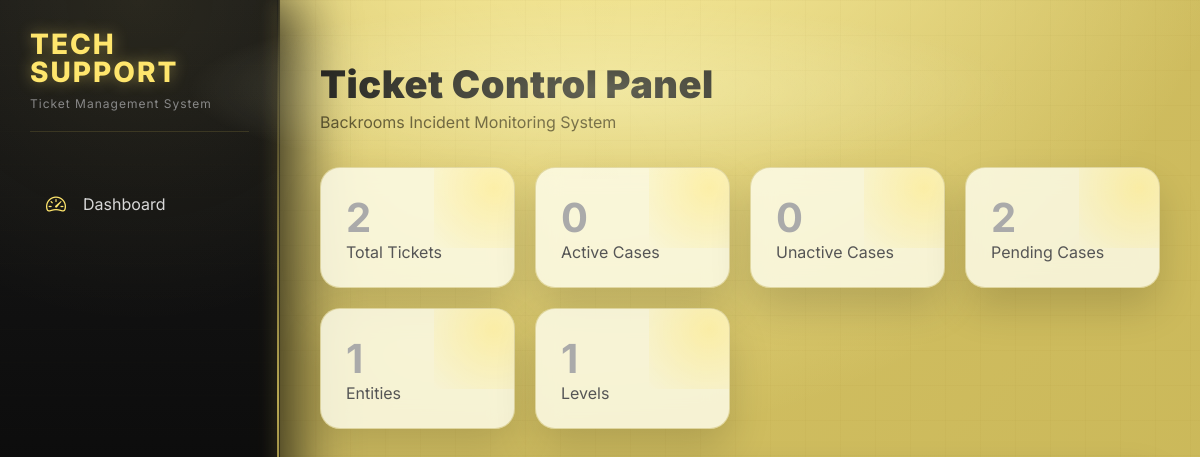
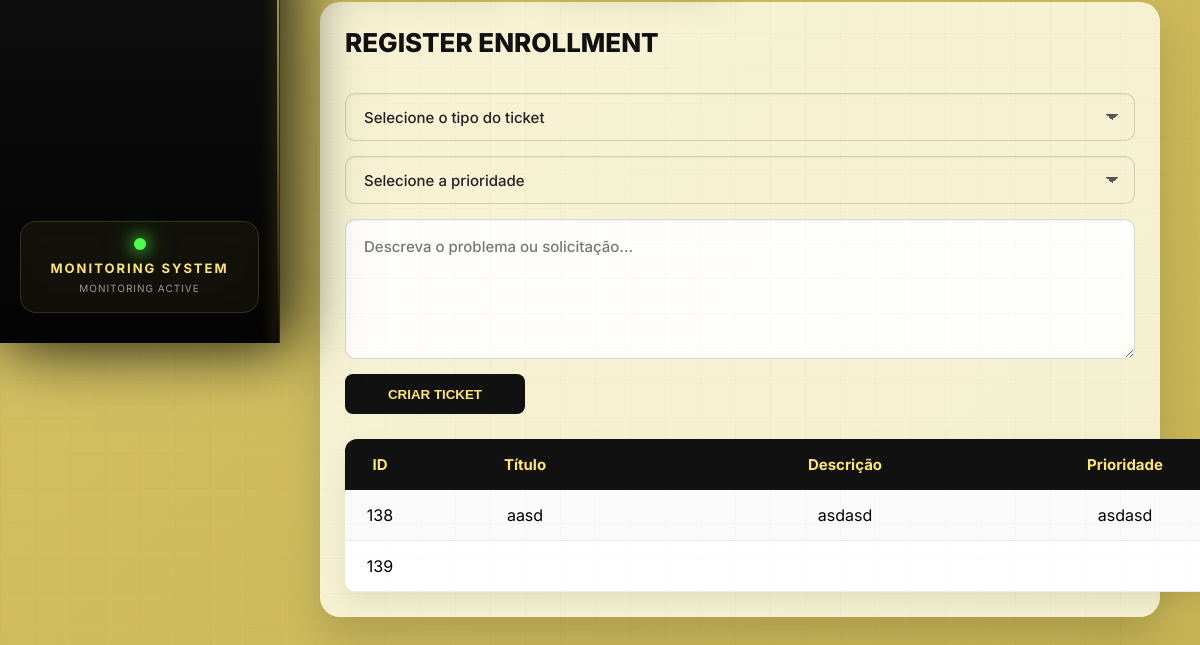
The app's page /ticketing/ (signed in), older data (2 pictures, top to bottom).
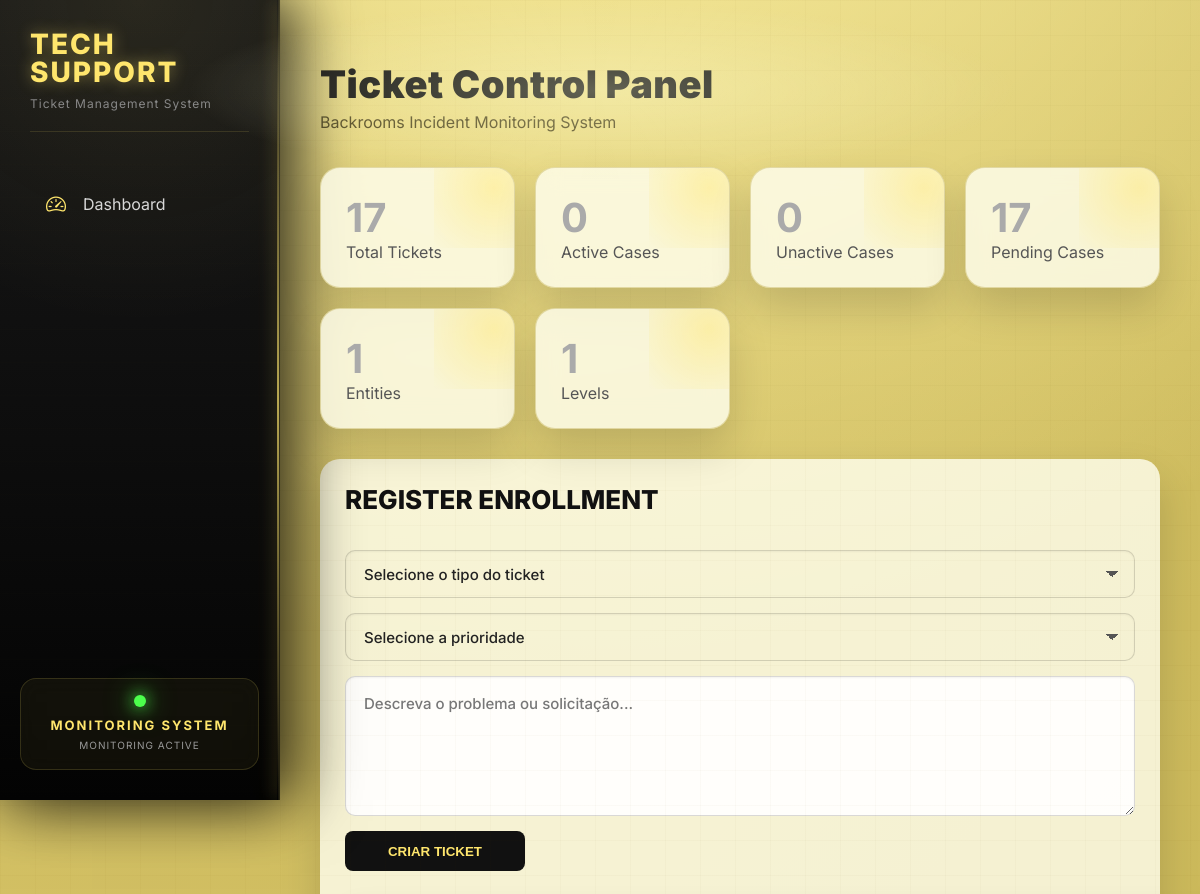
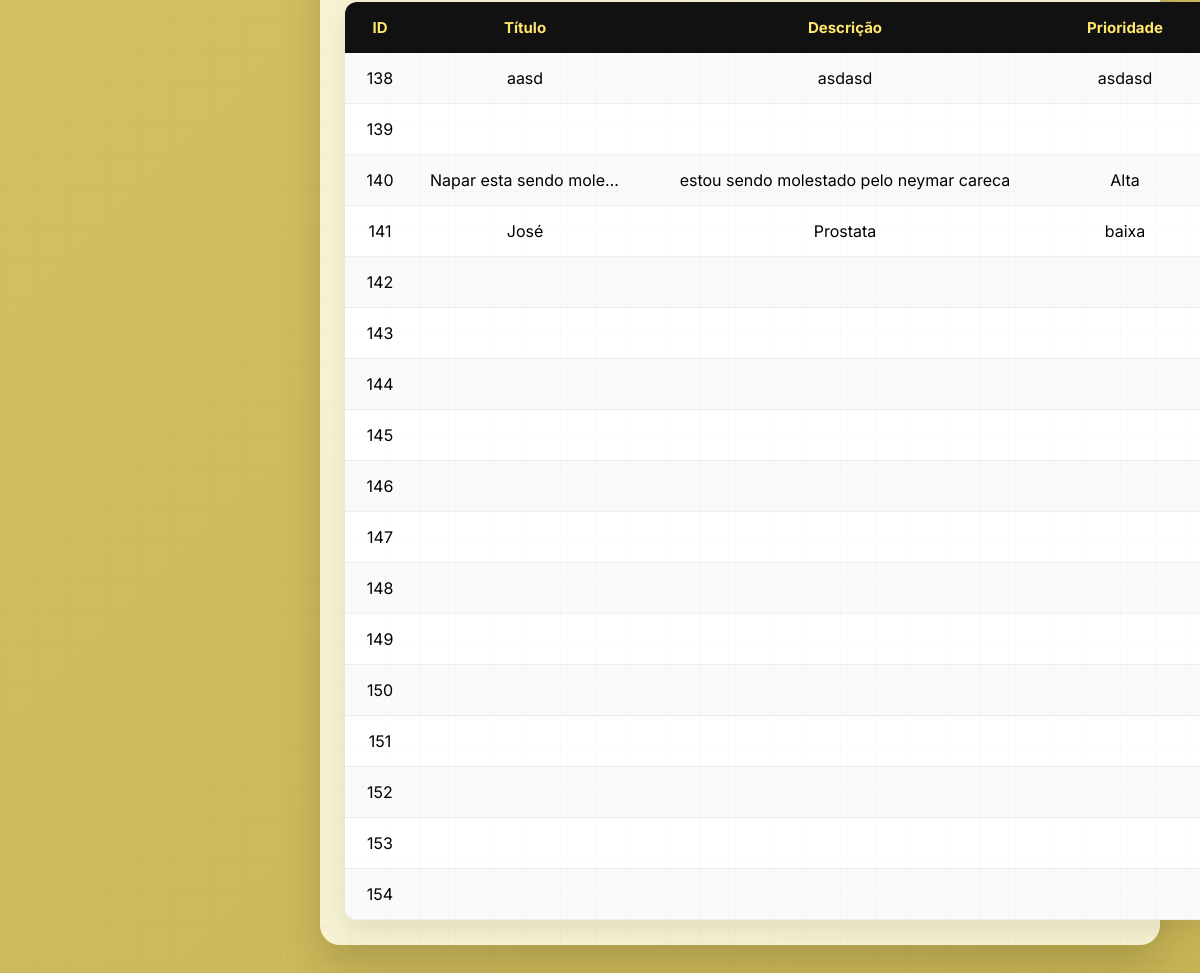
The same page, newer data (2 pictures, top to bottom).
### techsupport/models.py (models this page shows)
class Ticket(models.Model):
    title = models.CharField(max_length=200)
    description = models.TextField()
    created_at = models.DateTimeField(auto_now_add=True)
    updated_at = models.DateTimeField(auto_now=True)
    status = models.CharField(max_length=20, choices=Status.choices, default=Status.EM_ANDAMENTO,)
    priority = models.CharField(max_length=20, choices=Priority.choices, default=Priority.MEDIA,)
    assigned_to = models.ForeignKey(User, on_delete=models.SET_NULL, null=True, blank=True)
    def __str__(self):
        return self.title

### techsupport/views.py (the view, shortened to what this page needs)
# urls.py: path('ticketing/', views.ticketing, name='ticketing'),
@login_required
def ticketing(request):
    print("ticketing")
    dashboard_data = {
        'levels_count': Levels.objects.count(),
        'entities_count': Entities.objects.count(),
        'users_count': User.objects.count(),
        'total_tickets': Ticket.objects.count(),
        'open_tickets': Ticket.objects.filter(status='ABERTO').count(),
        'closed_tickets': Ticket.objects.filter(status='FECHADO').count(),
        'pending_tickets': Ticket.objects.filter(status='EM ANDAMENTO').count(),
        'cancelled_tickets': Ticket.objects.filter(status='CANCELADO').count(),
        'entity_name': Entities.objects.first().name if Entities.objects.exists() else 'N/A',
        'recent_tickets': Ticket.objects.prefetch_related('comments').all(),
        'authors': {comment.author.username if comment.author else 'Unknown' for comment in Comment.objects.all()},
    }
    print(dashboard_data)
    return render(request, 'techsupport/ticketing.html', {'dashboard_data': dashboard_data})

### techsupport/templates/techsupport/ticketing.html (shortened to what this page needs)
<!DOCTYPE html>
<html lang="pt-BR">
<head>
    <link href="https://cdn.jsdelivr.net/npm/bootstrap-icons@1.11.3/font/bootstrap-icons.min.css" rel="stylesheet">
</head>
<body>
    <button class="menu-toggle" onclick="toggleMenu()">
        <i class="bi bi-list"></i>
    </button>
    <aside class="sidebar" id="sidebar">
        <div class="logo">
            <h2>
                TECH<br>
                SUPPORT
            </h2>
            <p>
                Ticket Management System
            </p>
        </div>
        <nav class="menu">
            <a href="{% url 'mainlobby' %}">
                <i class="bi bi-speedometer2"></i>
                <span>Dashboard</span>
            </a>
        </nav>
        <div class="status">
            <div class="signal"></div>
            <div class="status-text">
                <strong>
                    MONITORING SYSTEM
                </strong>
                <small>
                    MONITORING ACTIVE
                </small>
            </div>
        </div>
    </aside>
    <main class="main">
        <h1 class="title">
            Ticket Control Panel
        </h1>
        <p class="subtitle">
            Backrooms Incident Monitoring System
        </p>
        <section class="cards">
            <div class="card">
                <h2> {{ dashboard_data.total_tickets|default:"0" }} </h2>
                <p>Total Tickets</p>
            </div>
            <div class="card">
                <h2> {{ dashboard_data.open_tickets|default:"0" }} </h2>
                <p>Active Cases</p>
            </div>
            <div class="card">
                <h2> {{ dashboard_data.cancelled_tickets|default:"0" }} </h2>
                <p>Unactive Cases</p>
            </div>
            <div class="card">
                <h2> {{ dashboard_data.pending_tickets|default:"0" }} </h2>
                <p>Pending Cases</p>
            </div>
            <div class="card">
                <h2> {{ dashboard_data.entities_count|default:"0" }} </h2>
                <p>Entities</p>
            </div>
            <div class="card">
                <h2> {{ dashboard_data.levels_count|default:"0" }} </h2>
                <p>Levels</p>
            </div>
        </section>
       <div class="panel">
    <form method="post">
        <div class="center">
    <h2>REGISTER ENROLLMENT</h2>
     <select name="title" required>
        <option value="" selected disabled>Selecione o tipo do ticket</option>
    </select>
    <select name="priority" required>
        <option value="" selected disabled>Selecione a prioridade</option>
    </select>
    <textarea name="description" placeholder="Descreva o problema ou solicitação..." required></textarea>
    <button type="submit">
        CRIAR TICKET
    </button>
</div>
    </form>
    <table>
        <tr>
            <th>ID</th>
            <th>Título</th>
            <th>Descrição</th>
            <th>Prioridade</th>
            <th>Status</th>
        </tr>
        {% for data in dashboard_data.recent_tickets %}
        <tr>
            <td>{{data.id}}</td>
            <td>{{data.title}}</td>
            <td>{{data.description}}</td>
            <td>{{data.priority}}</td>
            <td>{{data.status}}</td>
        </tr>
        {% endfor %}
    </table>
</div>
    </main>
</body>
</html>

Row changes from the older to the newer data that the page shows:
added Ticket: id "140", title "Napar esta sendo mole…", description "estou sendo molestado pelo neymar careca", priority "Alta"
added Ticket: id "141", title "José", description "Prostata", priority "baixa"
added Ticket: id "142"
added Ticket: id "143"
added Ticket: id "144"
added Ticket: id "145"
added Ticket: id "146"
added Ticket: id "147"
added Ticket: id "148"
added Ticket: id "149"
added Ticket: id "150"
added Ticket: id "151"
added Ticket: id "152"
added Ticket: id "153"
added Ticket: id "154"
Text that changed along with them:
{{ dashboard_data.total_tickets|default:"0" }}: "2" → "17"
{{ dashboard_data.pending_tickets|default:"0" }}: "2" → "17"
